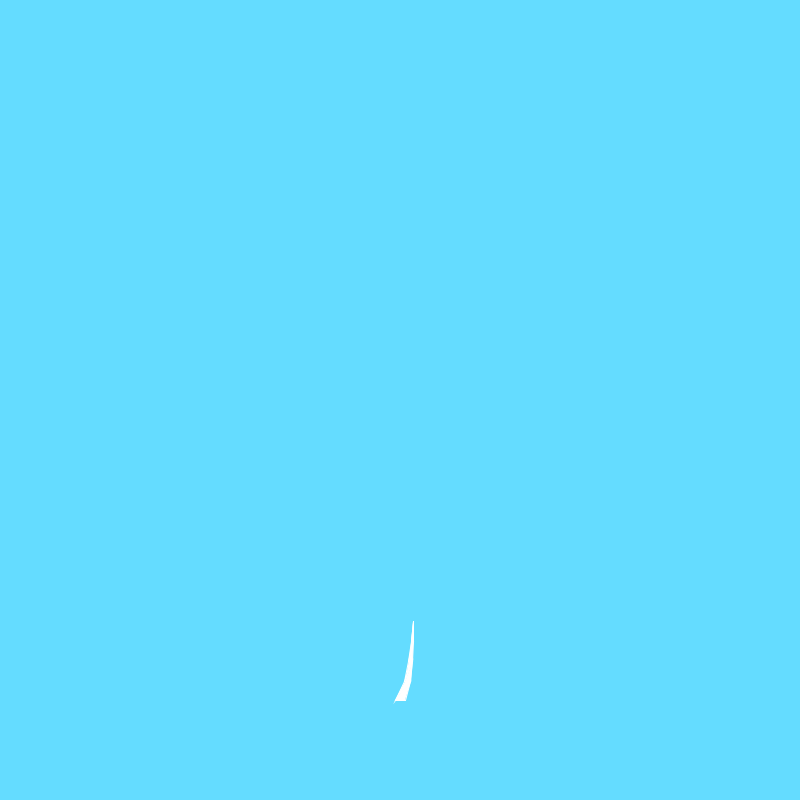
Frame 1 (no input)
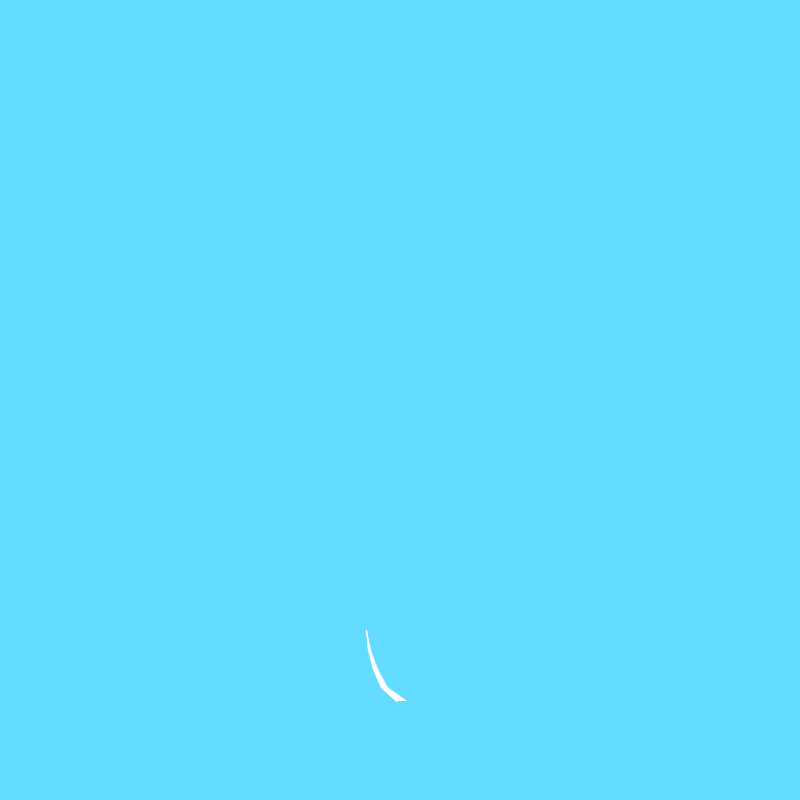
Frame 60 (the mouse pressed at the canvas centre just before this capture)
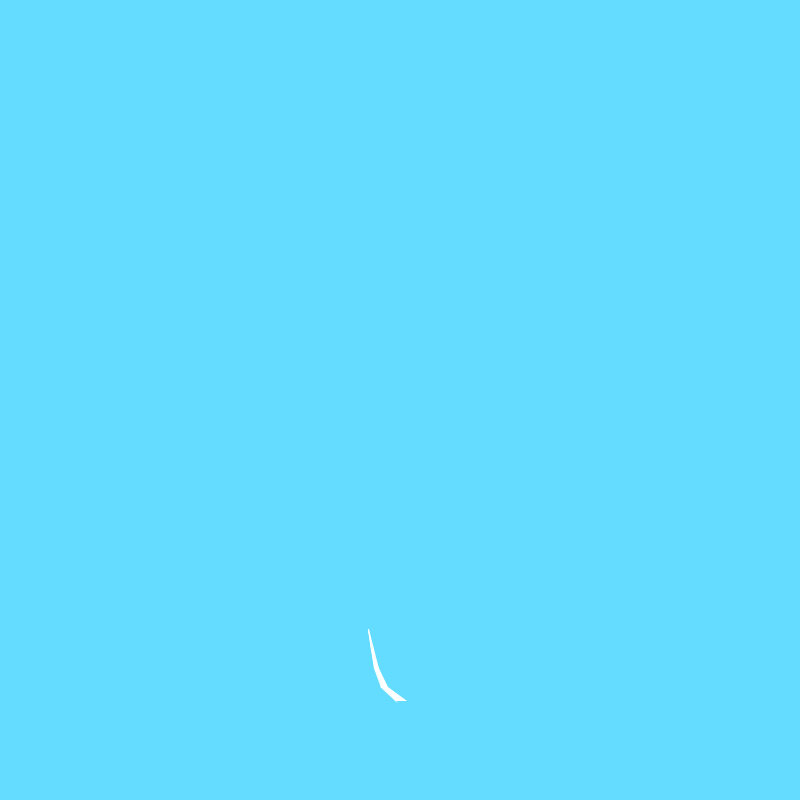
Frame 120 (the mouse held since frame 60 and released just before this capture)

The Processing sketch that drew these frames (run headless with seeded random() and noise(); from frame 60 on, the mouse is pressed at the canvas centre):

// Processing sketch: special_branch_grass_pde
// ── special_branch_grass_pde.pde
// Flying over a rolling field of grass
// - rising and falling in height too?
// 
// Code extended from https://www.openprocessing.org/sketch/158875
// License: 
//  http://creativecommons.org/licenses/by-sa/3.0/
//  http://creativecommons.org/licenses/GPL/2.0/

ArrayList<PVector> segments;

void setup() {
  size(800, 800);
}

void draw() {
  background(100, 220, 255);
  
  float x = width / 2;
  float y = height - 100;

  // Create some stalks
  segments = new ArrayList<PVector>();
  for (int i = 0; i < 6; i++) {
    segments.add(new PVector(x, y - 50 * i));
  }
  
  // Apply perlin wind
  float wind = (noise(frameCount / 100.0 + 0.1) - 0.5);
  for (int i = 1; i < segments.size (); i++) {
    PVector segment = segments.get(i);
    segment.y += (((segments.size () - i) * 1) / 1) * 1.3;
    segment.x += x * wind;
  }
  
  // Connect each segment of the stalks
  for (int i = 0; i < segments.size()-1; i++) {
    PVector joint = PVector.sub(segments.get(i), segments.get(i+1));  

    if (joint.mag() > 5 * 4) {
      joint.normalize();
      joint.mult(-5 * 4);

      segments.get(i+1).x = segments.get(i).x + joint.x;
      segments.get(i+1).y = segments.get(i).y + joint.y;
    }
  }
  
  stroke(255);
  beginShape(TRIANGLE_STRIP);
  int h = segments.size() - 2; // 3
  for (int i = 0; i < segments.size() - 1; i++) {
    PVector segment = segments.get(i);
    stroke(255);
    vertex(segment.x + 5 * (h - i) / h, segment.y);
    vertex(segment.x - 5 * (h - i) / h, segment.y);
  }
  endShape();
}
